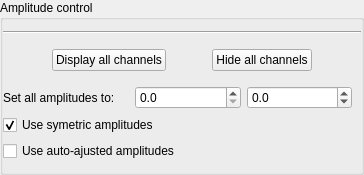
                   <widget class="QGroupBox" name="groupBox_7">
                    <property name="title">
                     <string>Amplitude control</string>
                    </property>
                    <layout class="QVBoxLayout" name="verticalLayout_28">
                     <property name="leftMargin">
                      <number>0</number>
                     </property>
                     <property name="rightMargin">
                      <number>0</number>
                     </property>
                     <item>
                      <widget class="Line" name="line_22">
                       <property name="orientation">
                        <enum>Qt::Horizontal</enum>
                       </property>
                      </widget>
                     </item>
                     <item>
                      <layout class="QGridLayout" name="gridLayout_13">
                       <property name="topMargin">
                        <number>0</number>
                       </property>
                       <item row="1" column="0">
                        <widget class="QLabel" name="label_35">
                         <property name="text">
                          <string>Set all amplitudes to: </string>
                         </property>
                        </widget>
                       </item>
                       <item row="0" column="0" colspan="3">
                        <widget class="QWidget" name="widget_3" native="true">
                         <property name="minimumSize">
                          <size>
                           <width>0</width>
                           <height>30</height>
                          </size>
                         </property>
                         <layout class="QHBoxLayout" name="horizontalLayout">
                          <item>
                           <spacer name="horizontalSpacer_9">
                            <property name="orientation">
                             <enum>Qt::Horizontal</enum>
                            </property>
                            <property name="sizeHint" stdset="0">
                             <size>
                              <width>40</width>
                              <height>20</height>
                             </size>
                            </property>
                           </spacer>
                          </item>
                          <item>
                           <widget class="QPushButton" name="_PanChanSelectAll">
                            <property name="toolTip">
                             <string>&lt;html&gt;&lt;head/&gt;&lt;body&gt;&lt;p&gt;Display all channels&lt;/p&gt;&lt;/body&gt;&lt;/html&gt;</string>
                            </property>
                            <property name="text">
                             <string>Display all channels</string>
                            </property>
                           </widget>
                          </item>
                          <item>
                           <spacer name="horizontalSpacer_14">
                            <property name="orientation">
                             <enum>Qt::Horizontal</enum>
                            </property>
                            <property name="sizeHint" stdset="0">
                             <size>
                              <width>40</width>
                              <height>20</height>
                             </size>
                            </property>
                           </spacer>
                          </item>
                          <item>
                           <widget class="QPushButton" name="_PanChanDeselectAll">
                            <property name="toolTip">
                             <string>&lt;html&gt;&lt;head/&gt;&lt;body&gt;&lt;p&gt;Hide all channels&lt;/p&gt;&lt;/body&gt;&lt;/html&gt;</string>
                            </property>
                            <property name="text">
                             <string>Hide all channels</string>
                            </property>
                           </widget>
                          </item>
                          <item>
                           <spacer name="horizontalSpacer_12">
                            <property name="orientation">
                             <enum>Qt::Horizontal</enum>
                            </property>
                            <property name="sizeHint" stdset="0">
                             <size>
                              <width>40</width>
                              <height>20</height>
                             </size>
                            </property>
                           </spacer>
                          </item>
                         </layout>
                        </widget>
                       </item>
                       <item row="2" column="0" colspan="3">
                        <widget class="QCheckBox" name="_PanAmpSym">
                         <property name="text">
                          <string>Use symetric amplitudes</string>
                         </property>
                         <property name="checked">
                          <bool>true</bool>
                         </property>
                        </widget>
                       </item>
                       <item row="3" column="0" colspan="3">
                        <widget class="QCheckBox" name="_PanAmpAuto">
                         <property name="text">
                          <string>Use auto-ajusted amplitudes</string>
                         </property>
                        </widget>
                       </item>
                       <item row="1" column="1" colspan="2">
                        <widget class="QWidget" name="widget_6" native="true">
                         <layout class="QHBoxLayout" name="horizontalLayout_4">
                          <property name="topMargin">
                           <number>0</number>
                          </property>
                          <property name="bottomMargin">
                           <number>0</number>
                          </property>
                          <item>
                           <widget class="QDoubleSpinBox" name="_PanAllAmpMin">
                            <property name="toolTip">
                             <string>&lt;html&gt;&lt;head/&gt;&lt;body&gt;&lt;p&gt;Change minimum amplitude for all channels&lt;/p&gt;&lt;/body&gt;&lt;/html&gt;</string>
                            </property>
                            <property name="decimals">
                             <number>1</number>
                            </property>
                            <property name="maximum">
                             <double>100000.000000000000000</double>
                            </property>
                            <property name="value">
                             <double>0.000000000000000</double>
                            </property>
                           </widget>
                          </item>
                          <item>
                           <widget class="QDoubleSpinBox" name="_PanAllAmpMax">
                            <property name="toolTip">
                             <string>&lt;html&gt;&lt;head/&gt;&lt;body&gt;&lt;p&gt;Change maximum amplitude for all channels&lt;/p&gt;&lt;/body&gt;&lt;/html&gt;</string>
                            </property>
                            <property name="decimals">
                             <number>1</number>
                            </property>
                            <property name="minimum">
                             <double>-100000.000000000000000</double>
                            </property>
                            <property name="maximum">
                             <double>100000.000000000000000</double>
                            </property>
                           </widget>
                          </item>
                         </layout>
                        </widget>
                       </item>
                      </layout>
                     </item>
                    </layout>
                   </widget>
